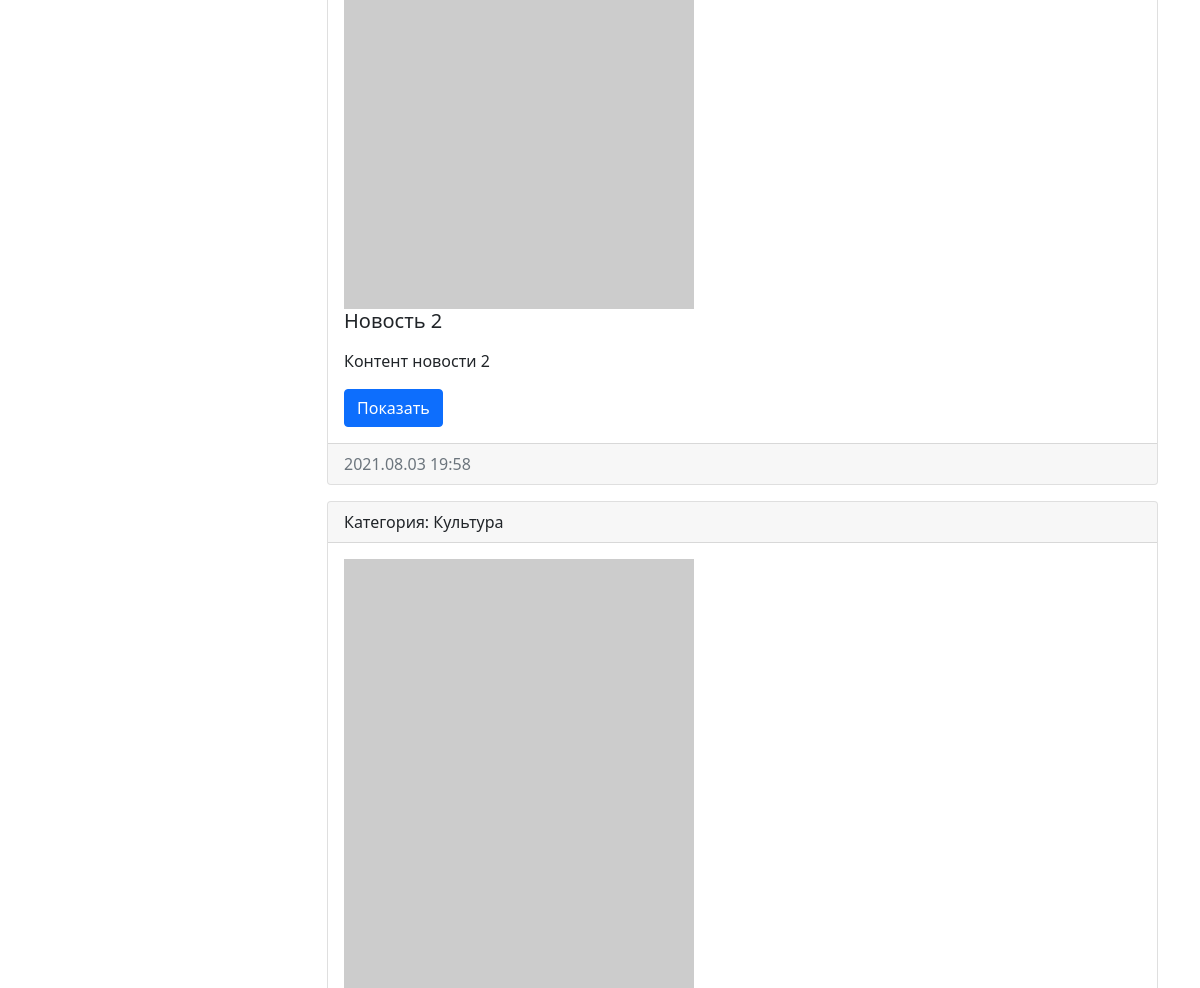
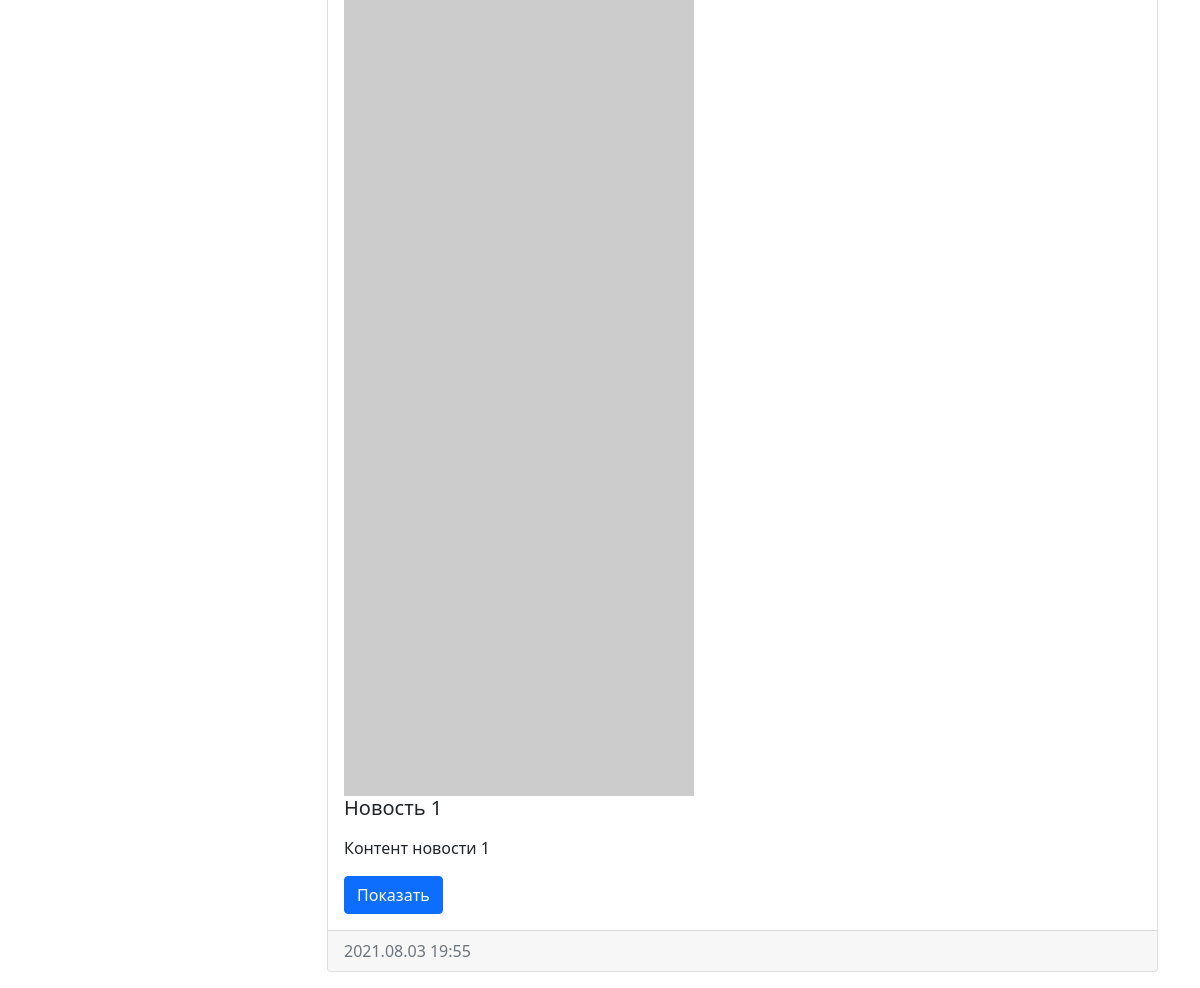
The page /category/1 (lower part) on the database as committed earlier (2 pictures, top to bottom).
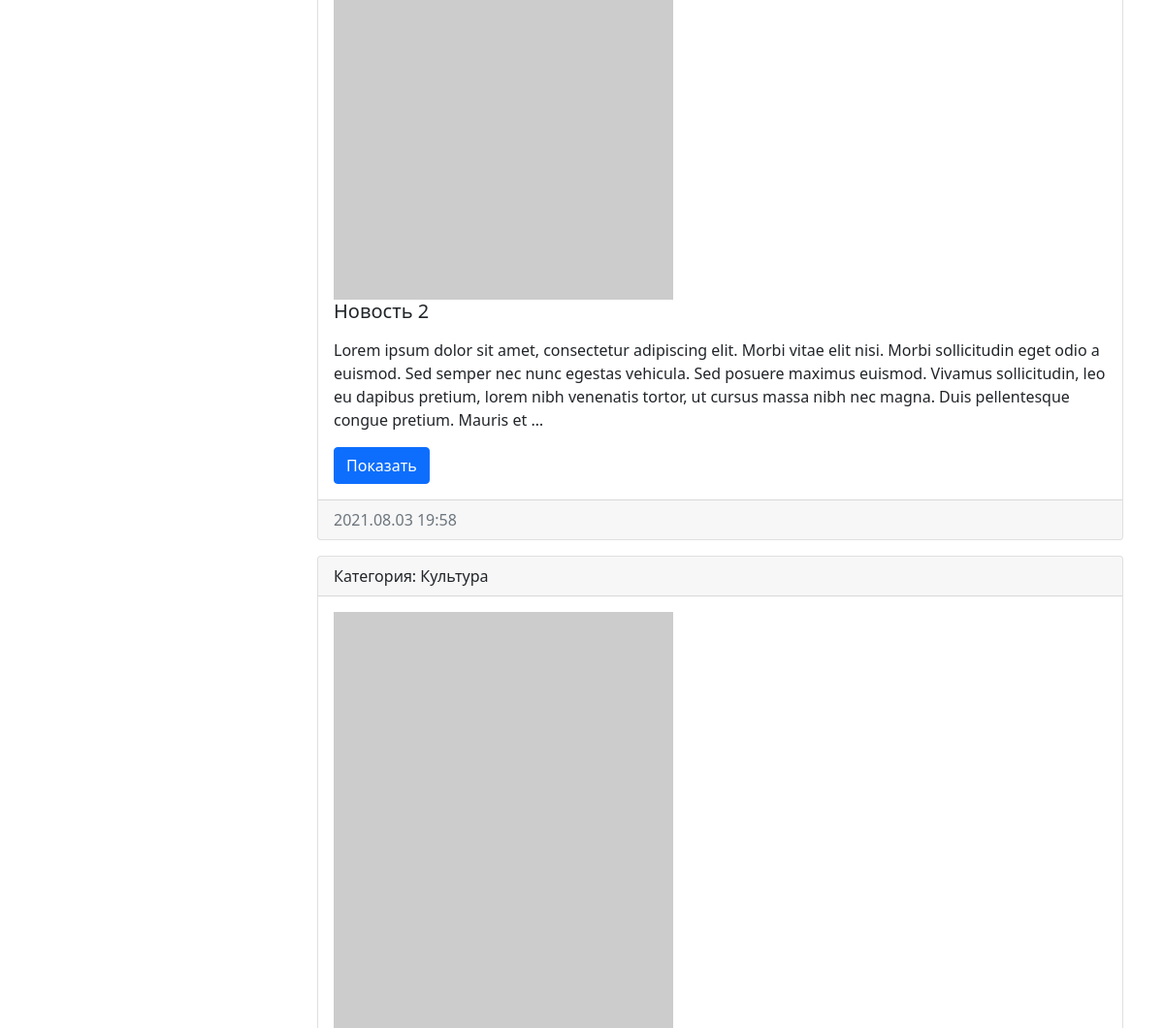
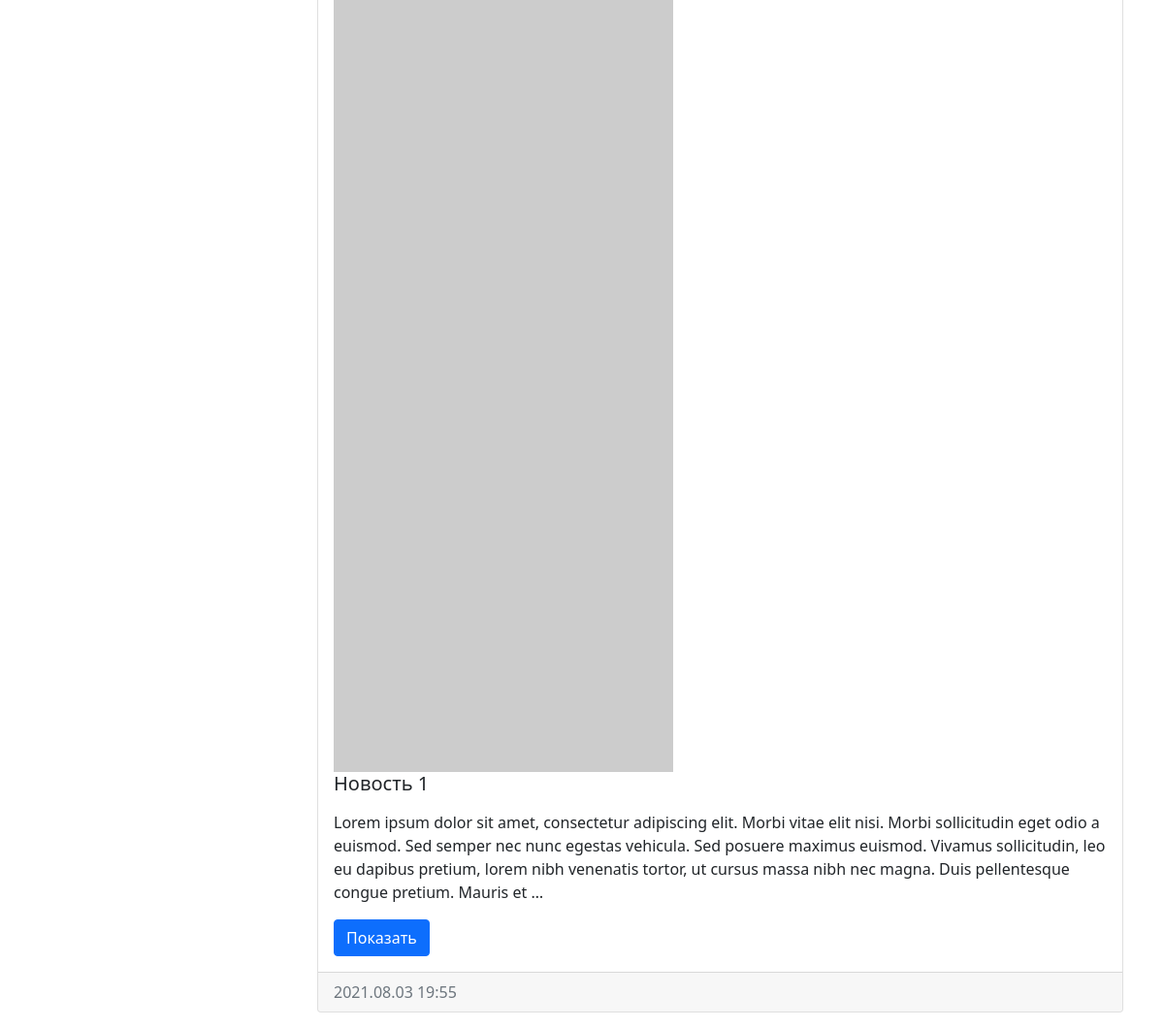
The same page on the database as committed later (2 pictures, top to bottom).
### news/models.py (models this page shows, shortened)
class News(models.Model):
    title = models.CharField(max_length=150, verbose_name='Наименование')
    content = models.TextField(blank=True, verbose_name='Контент')
    created_at = models.DateTimeField(auto_now_add=True, verbose_name='Дата публикации')
    updated_at = models.DateTimeField(auto_now=True, verbose_name='Дата обновления')
    photo = models.ImageField(upload_to='photos/%Y/%m/%d/', verbose_name='Фото', blank=True)
    is_published = models.BooleanField(default=True, verbose_name='Опубликовано')
    category = models.ForeignKey('Category', on_delete=models.PROTECT, null=True, verbose_name='Категория')
    class Meta:
        verbose_name = 'Новость'
        verbose_name_plural = 'Новости'
        ordering = ['-created_at']

class Category(models.Model):
    title = models.CharField(max_length=150, db_index=True, verbose_name='Наименование категории')
    def __str__(self):
        return self.title
    class Meta:
        verbose_name = 'Категория'
        verbose_name_plural = 'Категории'
        ordering = ['title']

### news/views.py (the view)
# urls.py: path('category/<int:category_id>', get_category),
def get_category(request, category_id):
    news = News.objects.filter(category_id=category_id)
    categories = Category.objects.all()
    category = Category.objects.get(pk=category_id)
    return render(request, 'news/category.html', {'news': news, 'categories': categories, 'category': category})

### news/templates/news/category.html (shortened to what this page needs)
<!doctype html>
<html lang="en">
  <head>
    <link href="https://cdn.jsdelivr.net/npm/bootstrap@5.1.0/dist/css/bootstrap.min.css" rel="stylesheet">
  </head>
  <body>
  <div class="container mt-3">
      <div class="row">
          <div class="col-md-3">
          </div>
          <div class="col-md-9">
          {% for item_news in news %}
          <div class="card mb-3">
              <div class="card-header">
                Категория: {{ item_news.category }}
              </div>
              <div class="card-body">
                  <div class="media">
                      {% if item_news.photo %}
                        <img src="{{ item_news.photo.url }}" alt="" width="350" class="mr-3">
                      {% else %}
                        <img src="https://picsum.photos/id/100/350/300/?blur=2" alt="" width="350" class="mr-3">
                      {% endif %}
                      <div class="media-body">
                          <h5 class="card-title">{{ item_news.title }}</h5>
                          <p class="card-text">{{ item_news.content|linebreaks|truncatewords:50 }}</p>
                          <a href="#" class="btn btn-primary">Показать</a>
                      </div>
                  </div>
              </div>
              <div class="card-footer text-muted">
                  {{ item_news.created_at|date:'Y.m.d H:i' }}
              </div>
          </div>
          {% endfor %}
          </div>
      </div>
  </div>
  </body>
</html>

Rows that differ between the two databases and show on the page:
changed News "Новость 2": content "Контент новости 2" → "Lorem ipsum dolor sit amet, consectetur adipiscing elit. Morbi vitae elit nisi. Morbi sollicitudin eget odio a euismod. Sed semper nec nunc egestas vehicula. Sed posuere maximus euismod. Vivamus sollicitudin, leo eu dapibus pretium, lorem nibh venenatis tortor, ut cursus massa nibh nec magna. Duis pellentesque congue pretium. Mauris et …"
changed News "Новость 1": content "Контент новости 1" → "Lorem ipsum dolor sit amet, consectetur adipiscing elit. Morbi vitae elit nisi. Morbi sollicitudin eget odio a euismod. Sed semper nec nunc egestas vehicula. Sed posuere maximus euismod. Vivamus sollicitudin, leo eu dapibus pretium, lorem nibh venenatis tortor, ut cursus massa nibh nec magna. Duis pellentesque congue pretium. Mauris et …"
